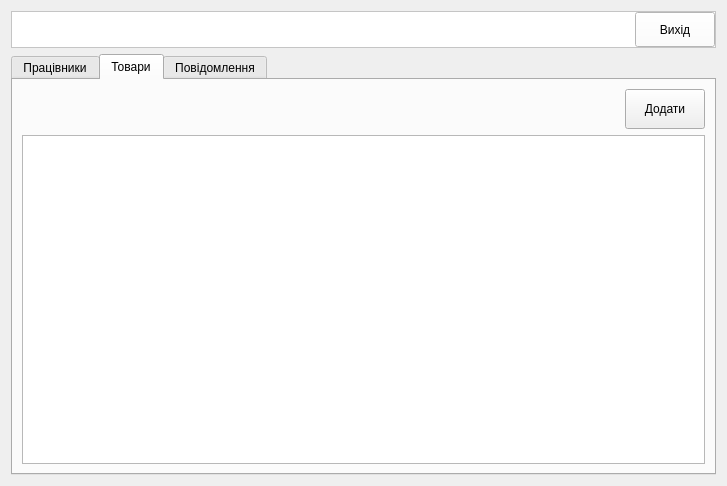
<?xml version="1.0" encoding="UTF-8"?>
<ui version="4.0">
 <class>AdminForm</class>
 <widget class="QWidget" name="AdminForm">
  <property name="geometry">
   <rect>
    <x>0</x>
    <y>0</y>
    <width>727</width>
    <height>486</height>
   </rect>
  </property>
  <property name="windowTitle">
   <string>Form</string>
  </property>
  <layout class="QVBoxLayout" name="verticalLayout_3">
   <item>
    <widget class="QFrame" name="frameContainerOutButton">
     <property name="maximumSize">
      <size>
       <width>16777215</width>
       <height>40</height>
      </size>
     </property>
     <property name="styleSheet">
      <string notr="true">background-color: rgb(255, 255, 255);
</string>
     </property>
     <property name="frameShape">
      <enum>QFrame::StyledPanel</enum>
     </property>
     <property name="frameShadow">
      <enum>QFrame::Raised</enum>
     </property>
     <layout class="QVBoxLayout" name="verticalLayout_2">
      <property name="topMargin">
       <number>0</number>
      </property>
      <property name="rightMargin">
       <number>0</number>
      </property>
      <property name="bottomMargin">
       <number>0</number>
      </property>
      <item>
       <layout class="QHBoxLayout" name="horizontalLayout">
        <property name="spacing">
         <number>0</number>
        </property>
        <item>
         <spacer name="horizontalSpacer">
          <property name="orientation">
           <enum>Qt::Horizontal</enum>
          </property>
          <property name="sizeHint" stdset="0">
           <size>
            <width>358</width>
            <height>20</height>
           </size>
          </property>
         </spacer>
        </item>
        <item>
         <widget class="QPushButton" name="pushButtonOut">
          <property name="minimumSize">
           <size>
            <width>0</width>
            <height>35</height>
           </size>
          </property>
          <property name="text">
           <string>Вихід</string>
          </property>
         </widget>
        </item>
       </layout>
      </item>
     </layout>
    </widget>
   </item>
   <item>
    <widget class="QTabWidget" name="tabWidget">
     <property name="minimumSize">
      <size>
       <width>0</width>
       <height>391</height>
      </size>
     </property>
     <property name="currentIndex">
      <number>1</number>
     </property>
     <widget class="QWidget" name="tab">
      <attribute name="title">
       <string>Працівники</string>
      </attribute>
      <layout class="QVBoxLayout" name="verticalLayout_4">
       <item>
        <layout class="QVBoxLayout" name="verticalLayout">
         <item>
          <layout class="QHBoxLayout" name="horizontalLayout_2">
           <item>
            <spacer name="horizontalSpacer_2">
             <property name="orientation">
              <enum>Qt::Horizontal</enum>
             </property>
             <property name="sizeHint" stdset="0">
              <size>
               <width>40</width>
               <height>20</height>
              </size>
             </property>
            </spacer>
           </item>
           <item>
            <widget class="QPushButton" name="pushButtonAddEmployee">
             <property name="minimumSize">
              <size>
               <width>0</width>
               <height>40</height>
              </size>
             </property>
             <property name="text">
              <string>Додати</string>
             </property>
            </widget>
           </item>
          </layout>
         </item>
         <item>
          <widget class="EmployeeTableView" name="tableEmployee"/>
         </item>
        </layout>
       </item>
      </layout>
     </widget>
     <widget class="QWidget" name="tab_3">
      <attribute name="title">
       <string>Товари</string>
      </attribute>
      <layout class="QVBoxLayout" name="verticalLayout_6">
       <item>
        <layout class="QHBoxLayout" name="horizontalLayout_4">
         <item>
          <spacer name="horizontalSpacer_4">
           <property name="orientation">
            <enum>Qt::Horizontal</enum>
           </property>
           <property name="sizeHint" stdset="0">
            <size>
             <width>40</width>
             <height>20</height>
            </size>
           </property>
          </spacer>
         </item>
         <item>
          <widget class="QPushButton" name="pushButtonAddProduct">
           <property name="minimumSize">
            <size>
             <width>0</width>
             <height>40</height>
            </size>
           </property>
           <property name="text">
            <string>Додати</string>
           </property>
          </widget>
         </item>
        </layout>
       </item>
       <item>
        <widget class="ProductTableView" name="tableViewProducts"/>
       </item>
      </layout>
     </widget>
     <widget class="QWidget" name="tab_2">
      <attribute name="title">
       <string>Повідомлення</string>
      </attribute>
      <layout class="QVBoxLayout" name="verticalLayout_5">
       <item>
        <layout class="QHBoxLayout" name="horizontalLayout_3">
         <item>
          <spacer name="horizontalSpacer_3">
           <property name="orientation">
            <enum>Qt::Horizontal</enum>
           </property>
           <property name="sizeHint" stdset="0">
            <size>
             <width>40</width>
             <height>20</height>
            </size>
           </property>
          </spacer>
         </item>
         <item>
          <widget class="QPushButton" name="pushButtonSettings">
           <property name="minimumSize">
            <size>
             <width>105</width>
             <height>40</height>
            </size>
           </property>
           <property name="text">
            <string>Налаштування</string>
           </property>
          </widget>
         </item>
        </layout>
       </item>
       <item>
        <widget class="MessageTableView" name="tableMessage"/>
       </item>
      </layout>
     </widget>
    </widget>
   </item>
  </layout>
 </widget>
 <customwidgets>
  <customwidget>
   <class>ProductTableView</class>
   <extends>QTableView</extends>
   <header>producttableview.h</header>
  </customwidget>
  <customwidget>
   <class>MessageTableView</class>
   <extends>QTableView</extends>
   <header>messagetableview.h</header>
  </customwidget>
  <customwidget>
   <class>EmployeeTableView</class>
   <extends>QTableView</extends>
   <header>employeetableview.h</header>
  </customwidget>
 </customwidgets>
 <resources/>
 <connections/>
</ui>
